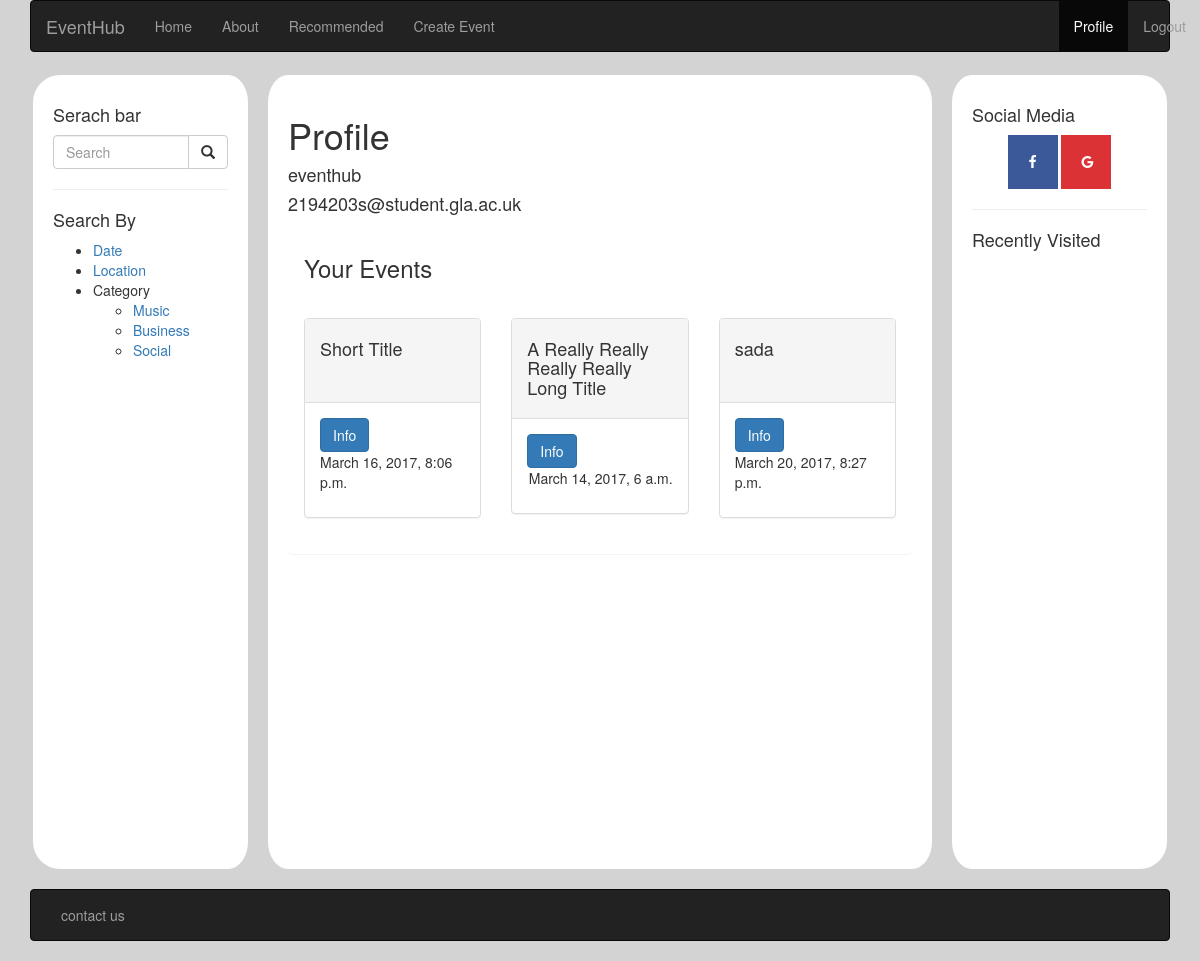
The page /eventhub/profile/ (signed in) on the database its author committed.
### eventhub/models.py (models this page shows, shortened)
class Event(models.Model):
    category = models.CharField(max_length = 32)
    title = models.CharField(max_length = 256)
    loc = models.CharField(max_length = 128)
    pos = models.CharField(max_length = 128)
    creator = models.ForeignKey(User)
    datetime = models.DateTimeField()
    desc = models.CharField(max_length = 1024, null = True)

### eventhub/views.py (the view)
# urls.py: url(r'profile/', views.profile, name='profile'),
def profile(request):
    active = ["","","","","active","",""]
    currentUser = request.user
    events = Event.objects.filter(creator=currentUser)[:3]
    return render(request, 'eventhub/profile.html', context={'active': active, 'user':currentUser, 'events':events})

### templates/eventhub/profile.html (shortened to what this page needs)
{% extends 'eventhub/base.html' %}
{% load staticfiles %}
{% block body_block %}
<div>
  <h1>Profile</h1>
  <h4>{{user}}</h4>
  <h4>{{user.email}}</h4>
{% if events %}
  <div class="panel panel default">
    <div class="panel-heading"><h3>Your Events</h3></div>
    <div class="panel-body">
      <div class="row">
        {% for e in events %}
        <div class="col-sm-6 col-md-4">
          <div class="panel panel-default">
            <div class="panel-heading" style="min-height: 6em;">
              <h4>{{e.title}}</h4>
            </div>
            <div class="panel-body">
              <a href="eventhub/event/{{e.id}}" class="btn btn-primary">Info</a>
              <p style="float: right;">{{e.datetime}}</p>
            </div>
          </div>
        </div>
        {% endfor %}
      </div>
    </div>
  </div>
{% else %}
  <h4>You have no events to show. Click <a href="/eventhub/create_event">create event</a> to get started!</h4>
{% endif %}
</div>
{% endblock %}

### static/css/style.css (style rules this page uses)
body { background-color: #D3D3D3; }

### rows shown on the page
Event: title "Short Title", datetime "March 16, 2017, 8:06 p.m."
Event: title "A Really Really Really Really Long Title", datetime "March 14, 2017, 6 a.m."
Event: title "sada", datetime "March 20, 2017, 8:27 p.m."

### other values the page prints
{{ user }} "eventhub"
{{ user.email }} "2194203s@student.gla.ac.uk"
